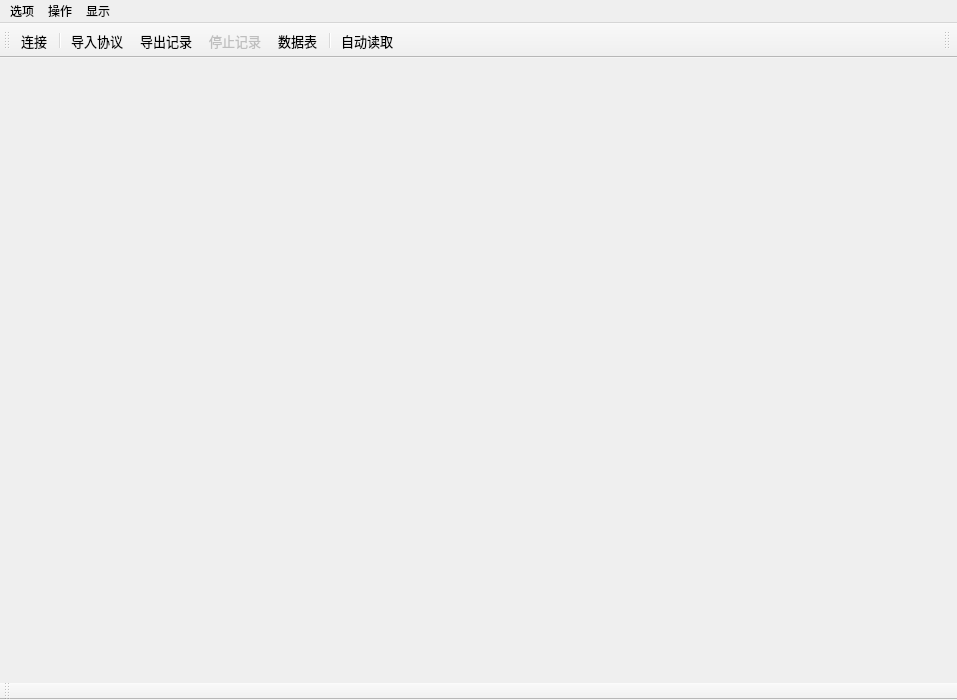
<?xml version="1.0" encoding="UTF-8"?>
<ui version="4.0">
 <class>MainWindow</class>
 <widget class="QMainWindow" name="MainWindow">
  <property name="enabled">
   <bool>true</bool>
  </property>
  <property name="geometry">
   <rect>
    <x>0</x>
    <y>0</y>
    <width>957</width>
    <height>700</height>
   </rect>
  </property>
  <property name="windowTitle">
   <string>MainWindow</string>
  </property>
  <property name="windowIcon">
   <iconset>
    <normaloff>:/logo.ico</normaloff>:/logo.ico</iconset>
  </property>
  <property name="autoFillBackground">
   <bool>true</bool>
  </property>
  <property name="iconSize">
   <size>
    <width>40</width>
    <height>40</height>
   </size>
  </property>
  <widget class="QWidget" name="centralwidget">
   <layout class="QGridLayout" name="gridLayout">
    <item row="0" column="0">
     <widget class="QMdiArea" name="mdiArea">
      <property name="enabled">
       <bool>true</bool>
      </property>
      <property name="acceptDrops">
       <bool>false</bool>
      </property>
      <property name="layoutDirection">
       <enum>Qt::LeftToRight</enum>
      </property>
      <property name="autoFillBackground">
       <bool>false</bool>
      </property>
      <property name="background">
       <brush brushstyle="NoBrush">
        <color alpha="255">
         <red>160</red>
         <green>160</green>
         <blue>160</blue>
        </color>
       </brush>
      </property>
      <property name="activationOrder">
       <enum>QMdiArea::CreationOrder</enum>
      </property>
      <property name="documentMode">
       <bool>false</bool>
      </property>
      <property name="tabsClosable">
       <bool>false</bool>
      </property>
      <property name="tabsMovable">
       <bool>true</bool>
      </property>
     </widget>
    </item>
   </layout>
  </widget>
  <widget class="QMenuBar" name="menubar">
   <property name="geometry">
    <rect>
     <x>0</x>
     <y>0</y>
     <width>957</width>
     <height>23</height>
    </rect>
   </property>
   <widget class="QMenu" name="menua">
    <property name="title">
     <string>选项</string>
    </property>
    <addaction name="connectAction"/>
    <addaction name="disconnectAction"/>
    <addaction name="separator"/>
    <addaction name="action_in"/>
    <addaction name="separator"/>
    <addaction name="closeAction"/>
   </widget>
   <widget class="QMenu" name="menu">
    <property name="title">
     <string>显示</string>
    </property>
    <addaction name="actionHEX"/>
    <addaction name="actionUnsigned"/>
    <addaction name="actionHideEorro"/>
    <addaction name="separator"/>
    <addaction name="action_tab"/>
   </widget>
   <widget class="QMenu" name="menu_2">
    <property name="title">
     <string>操作</string>
    </property>
    <addaction name="readAction"/>
    <addaction name="action_1_write"/>
    <addaction name="autoReadAction"/>
    <addaction name="separator"/>
    <addaction name="action_hide"/>
    <addaction name="actionShowAllDock"/>
    <addaction name="action_tidy"/>
    <addaction name="separator"/>
    <addaction name="actionClearDock"/>
   </widget>
   <addaction name="menua"/>
   <addaction name="menu_2"/>
   <addaction name="menu"/>
  </widget>
  <widget class="QToolBar" name="toolBar">
   <property name="enabled">
    <bool>true</bool>
   </property>
   <property name="sizePolicy">
    <sizepolicy hsizetype="Preferred" vsizetype="Fixed">
     <horstretch>0</horstretch>
     <verstretch>0</verstretch>
    </sizepolicy>
   </property>
   <property name="font">
    <font>
     <family>Arial</family>
     <pointsize>10</pointsize>
    </font>
   </property>
   <property name="mouseTracking">
    <bool>false</bool>
   </property>
   <property name="windowTitle">
    <string>toolBar</string>
   </property>
   <property name="layoutDirection">
    <enum>Qt::LeftToRight</enum>
   </property>
   <property name="movable">
    <bool>true</bool>
   </property>
   <property name="orientation">
    <enum>Qt::Horizontal</enum>
   </property>
   <property name="iconSize">
    <size>
     <width>29</width>
     <height>21</height>
    </size>
   </property>
   <property name="toolButtonStyle">
    <enum>Qt::ToolButtonTextBesideIcon</enum>
   </property>
   <property name="floatable">
    <bool>true</bool>
   </property>
   <attribute name="toolBarArea">
    <enum>TopToolBarArea</enum>
   </attribute>
   <attribute name="toolBarBreak">
    <bool>false</bool>
   </attribute>
   <addaction name="actionconnect"/>
   <addaction name="separator"/>
   <addaction name="action_in"/>
   <addaction name="action_out"/>
   <addaction name="action_stop"/>
   <addaction name="actionGroup"/>
   <addaction name="separator"/>
   <addaction name="autoReadAction"/>
  </widget>
  <widget class="QToolBar" name="toolBar_2">
   <property name="enabled">
    <bool>true</bool>
   </property>
   <property name="font">
    <font>
     <family>微软雅黑</family>
     <pointsize>10</pointsize>
     <weight>50</weight>
     <bold>false</bold>
    </font>
   </property>
   <property name="windowTitle">
    <string>toolBar_2</string>
   </property>
   <property name="layoutDirection">
    <enum>Qt::RightToLeft</enum>
   </property>
   <property name="movable">
    <bool>true</bool>
   </property>
   <property name="orientation">
    <enum>Qt::Horizontal</enum>
   </property>
   <property name="iconSize">
    <size>
     <width>6</width>
     <height>6</height>
    </size>
   </property>
   <property name="toolButtonStyle">
    <enum>Qt::ToolButtonTextBesideIcon</enum>
   </property>
   <property name="floatable">
    <bool>true</bool>
   </property>
   <attribute name="toolBarArea">
    <enum>TopToolBarArea</enum>
   </attribute>
   <attribute name="toolBarBreak">
    <bool>false</bool>
   </attribute>
  </widget>
  <widget class="QToolBar" name="toolBar_3">
   <property name="enabled">
    <bool>true</bool>
   </property>
   <property name="windowTitle">
    <string>toolBar_3</string>
   </property>
   <property name="layoutDirection">
    <enum>Qt::LeftToRight</enum>
   </property>
   <property name="autoFillBackground">
    <bool>false</bool>
   </property>
   <property name="styleSheet">
    <string notr="true">background-color: rgb(240, 240, 240);</string>
   </property>
   <property name="movable">
    <bool>true</bool>
   </property>
   <property name="orientation">
    <enum>Qt::Horizontal</enum>
   </property>
   <property name="floatable">
    <bool>true</bool>
   </property>
   <attribute name="toolBarArea">
    <enum>BottomToolBarArea</enum>
   </attribute>
   <attribute name="toolBarBreak">
    <bool>false</bool>
   </attribute>
  </widget>
  <action name="connectAction">
   <property name="text">
    <string>连接</string>
   </property>
  </action>
  <action name="disconnectAction">
   <property name="checkable">
    <bool>false</bool>
   </property>
   <property name="text">
    <string>断开</string>
   </property>
  </action>
  <action name="actionlog">
   <property name="enabled">
    <bool>false</bool>
   </property>
   <property name="text">
    <string>log</string>
   </property>
  </action>
  <action name="modBusAction">
   <property name="text">
    <string>ModBus参数</string>
   </property>
  </action>
  <action name="closeAction">
   <property name="text">
    <string>退出</string>
   </property>
  </action>
  <action name="actionHEX">
   <property name="checkable">
    <bool>true</bool>
   </property>
   <property name="enabled">
    <bool>false</bool>
   </property>
   <property name="text">
    <string>HEX显示</string>
   </property>
   <property name="iconText">
    <string>HEX显示</string>
   </property>
  </action>
  <action name="autoReadAction">
   <property name="checkable">
    <bool>true</bool>
   </property>
   <property name="checked">
    <bool>false</bool>
   </property>
   <property name="text">
    <string>自动读取</string>
   </property>
  </action>
  <action name="readAction">
   <property name="text">
    <string>手动读取</string>
   </property>
  </action>
  <action name="actionconnect">
   <property name="icon">
    <iconset resource="logo.qrc">
     <normaloff>:/Images/connected.png</normaloff>:/Images/connected.png</iconset>
   </property>
   <property name="text">
    <string>连接</string>
   </property>
   <property name="toolTip">
    <string>连接</string>
   </property>
  </action>
  <action name="action_1_write">
   <property name="text">
    <string>手动写入</string>
   </property>
  </action>
  <action name="action_out">
   <property name="icon">
    <iconset resource="logo.qrc">
     <normaloff>:/Images/table.png</normaloff>:/Images/table.png</iconset>
   </property>
   <property name="text">
    <string>导出记录</string>
   </property>
  </action>
  <action name="actionClearDock">
   <property name="icon">
    <iconset resource="logo.qrc">
     <normaloff>:/Images/del.png</normaloff>:/Images/del.png</iconset>
   </property>
   <property name="text">
    <string>关闭所有窗口</string>
   </property>
  </action>
  <action name="actionShowAllDock">
   <property name="text">
    <string>打开所有窗口</string>
   </property>
  </action>
  <action name="action_tidy">
   <property name="text">
    <string>整理窗口</string>
   </property>
  </action>
  <action name="action_test">
   <property name="text">
    <string>测试专用の无敌牛逼按钮PlusMAX</string>
   </property>
   <property name="visible">
    <bool>true</bool>
   </property>
  </action>
  <action name="action_stop">
   <property name="enabled">
    <bool>false</bool>
   </property>
   <property name="icon">
    <iconset resource="logo.qrc">
     <normaloff>:/Images/stop.png</normaloff>:/Images/stop.png</iconset>
   </property>
   <property name="text">
    <string>停止记录</string>
   </property>
  </action>
  <action name="action_in">
   <property name="icon">
    <iconset resource="logo.qrc">
     <normaloff>:/Images/new.png</normaloff>:/Images/new.png</iconset>
   </property>
   <property name="text">
    <string>导入协议</string>
   </property>
  </action>
  <action name="action_tab">
   <property name="checkable">
    <bool>true</bool>
   </property>
   <property name="text">
    <string>窗口并列(Tab)</string>
   </property>
  </action>
  <action name="action_hide">
   <property name="text">
    <string>隐藏所有窗口</string>
   </property>
  </action>
  <action name="actionHideEorro">
   <property name="checkable">
    <bool>true</bool>
   </property>
   <property name="enabled">
    <bool>true</bool>
   </property>
   <property name="text">
    <string>隐藏异常提示</string>
   </property>
   <property name="toolTip">
    <string>隐藏异常提示</string>
   </property>
   <property name="font">
    <font/>
   </property>
   <property name="shortcutContext">
    <enum>Qt::WindowShortcut</enum>
   </property>
   <property name="autoRepeat">
    <bool>true</bool>
   </property>
   <property name="visible">
    <bool>true</bool>
   </property>
   <property name="menuRole">
    <enum>QAction::NoRole</enum>
   </property>
   <property name="iconVisibleInMenu">
    <bool>false</bool>
   </property>
   <property name="shortcutVisibleInContextMenu">
    <bool>false</bool>
   </property>
   <property name="priority">
    <enum>QAction::HighPriority</enum>
   </property>
  </action>
  <action name="actioninfor">
   <property name="text">
    <string>infor</string>
   </property>
  </action>
  <action name="actionUnsigned">
   <property name="checkable">
    <bool>true</bool>
   </property>
   <property name="text">
    <string>无符号显示</string>
   </property>
  </action>
  <action name="actionGroup">
   <property name="icon">
    <iconset resource="logo.qrc">
     <normaloff>:/Images/group.png</normaloff>:/Images/group.png</iconset>
   </property>
   <property name="text">
    <string>数据表</string>
   </property>
  </action>
 </widget>
 <resources>
  <include location="logo.qrc"/>
 </resources>
 <connections/>
</ui>
